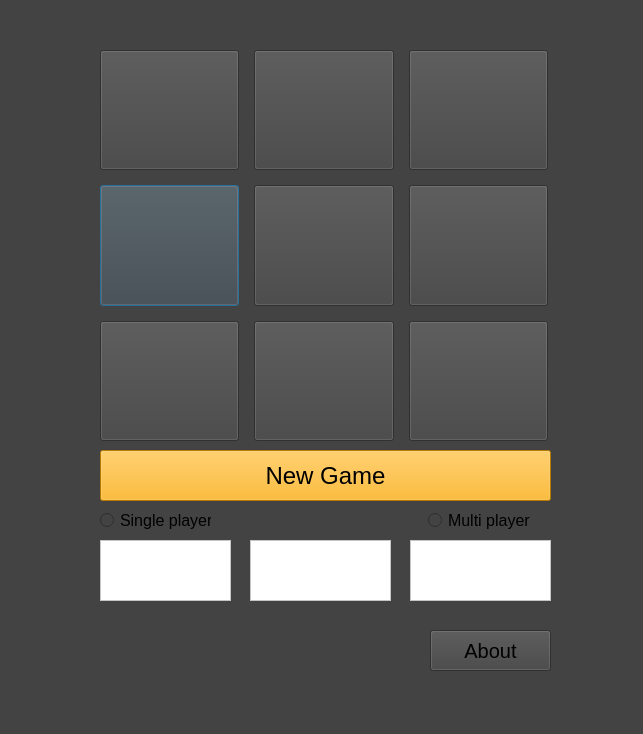
<?xml version="1.0" encoding="UTF-8"?>
<ui version="4.0">
 <class>Dialog</class>
 <widget class="QDialog" name="Dialog">
  <property name="geometry">
   <rect>
    <x>0</x>
    <y>0</y>
    <width>643</width>
    <height>734</height>
   </rect>
  </property>
  <property name="sizePolicy">
   <sizepolicy hsizetype="MinimumExpanding" vsizetype="MinimumExpanding">
    <horstretch>0</horstretch>
    <verstretch>0</verstretch>
   </sizepolicy>
  </property>
  <property name="windowTitle">
   <string>Dialog</string>
  </property>
  <property name="styleSheet">
   <string notr="true">background-color: rgb(67, 67, 67);</string>
  </property>
  <widget class="QWidget" name="layoutWidget">
   <property name="geometry">
    <rect>
     <x>100</x>
     <y>50</y>
     <width>448</width>
     <height>391</height>
    </rect>
   </property>
   <property name="sizePolicy">
    <sizepolicy hsizetype="MinimumExpanding" vsizetype="MinimumExpanding">
     <horstretch>0</horstretch>
     <verstretch>0</verstretch>
    </sizepolicy>
   </property>
   <property name="font">
    <font>
     <pointsize>32</pointsize>
    </font>
   </property>
   <layout class="QGridLayout" name="gridLayout">
    <property name="spacing">
     <number>15</number>
    </property>
    <item row="1" column="0">
     <widget class="QPushButton" name="btn_4">
      <property name="sizePolicy">
       <sizepolicy hsizetype="MinimumExpanding" vsizetype="MinimumExpanding">
        <horstretch>0</horstretch>
        <verstretch>0</verstretch>
       </sizepolicy>
      </property>
      <property name="font">
       <font>
        <pointsize>32</pointsize>
       </font>
      </property>
      <property name="text">
       <string/>
      </property>
     </widget>
    </item>
    <item row="1" column="1">
     <widget class="QPushButton" name="btn_5">
      <property name="sizePolicy">
       <sizepolicy hsizetype="MinimumExpanding" vsizetype="MinimumExpanding">
        <horstretch>0</horstretch>
        <verstretch>0</verstretch>
       </sizepolicy>
      </property>
      <property name="font">
       <font>
        <pointsize>32</pointsize>
       </font>
      </property>
      <property name="text">
       <string/>
      </property>
     </widget>
    </item>
    <item row="0" column="0">
     <widget class="QPushButton" name="btn_1">
      <property name="sizePolicy">
       <sizepolicy hsizetype="MinimumExpanding" vsizetype="MinimumExpanding">
        <horstretch>0</horstretch>
        <verstretch>0</verstretch>
       </sizepolicy>
      </property>
      <property name="font">
       <font>
        <pointsize>32</pointsize>
       </font>
      </property>
      <property name="text">
       <string/>
      </property>
     </widget>
    </item>
    <item row="2" column="1">
     <widget class="QPushButton" name="btn_8">
      <property name="sizePolicy">
       <sizepolicy hsizetype="MinimumExpanding" vsizetype="MinimumExpanding">
        <horstretch>0</horstretch>
        <verstretch>0</verstretch>
       </sizepolicy>
      </property>
      <property name="font">
       <font>
        <pointsize>32</pointsize>
       </font>
      </property>
      <property name="text">
       <string/>
      </property>
     </widget>
    </item>
    <item row="2" column="0">
     <widget class="QPushButton" name="btn_7">
      <property name="sizePolicy">
       <sizepolicy hsizetype="MinimumExpanding" vsizetype="MinimumExpanding">
        <horstretch>0</horstretch>
        <verstretch>0</verstretch>
       </sizepolicy>
      </property>
      <property name="font">
       <font>
        <pointsize>32</pointsize>
       </font>
      </property>
      <property name="text">
       <string/>
      </property>
     </widget>
    </item>
    <item row="1" column="2">
     <widget class="QPushButton" name="btn_6">
      <property name="sizePolicy">
       <sizepolicy hsizetype="MinimumExpanding" vsizetype="MinimumExpanding">
        <horstretch>0</horstretch>
        <verstretch>0</verstretch>
       </sizepolicy>
      </property>
      <property name="font">
       <font>
        <pointsize>32</pointsize>
       </font>
      </property>
      <property name="text">
       <string/>
      </property>
     </widget>
    </item>
    <item row="0" column="2">
     <widget class="QPushButton" name="btn_3">
      <property name="sizePolicy">
       <sizepolicy hsizetype="MinimumExpanding" vsizetype="MinimumExpanding">
        <horstretch>0</horstretch>
        <verstretch>0</verstretch>
       </sizepolicy>
      </property>
      <property name="font">
       <font>
        <pointsize>32</pointsize>
       </font>
      </property>
      <property name="text">
       <string/>
      </property>
     </widget>
    </item>
    <item row="0" column="1">
     <widget class="QPushButton" name="btn_2">
      <property name="sizePolicy">
       <sizepolicy hsizetype="MinimumExpanding" vsizetype="MinimumExpanding">
        <horstretch>0</horstretch>
        <verstretch>0</verstretch>
       </sizepolicy>
      </property>
      <property name="font">
       <font>
        <pointsize>32</pointsize>
       </font>
      </property>
      <property name="text">
       <string/>
      </property>
     </widget>
    </item>
    <item row="2" column="2">
     <widget class="QPushButton" name="btn_9">
      <property name="sizePolicy">
       <sizepolicy hsizetype="MinimumExpanding" vsizetype="MinimumExpanding">
        <horstretch>0</horstretch>
        <verstretch>0</verstretch>
       </sizepolicy>
      </property>
      <property name="font">
       <font>
        <pointsize>32</pointsize>
       </font>
      </property>
      <property name="text">
       <string/>
      </property>
     </widget>
    </item>
   </layout>
  </widget>
  <widget class="QPushButton" name="ngame">
   <property name="geometry">
    <rect>
     <x>100</x>
     <y>450</y>
     <width>451</width>
     <height>51</height>
    </rect>
   </property>
   <property name="sizePolicy">
    <sizepolicy hsizetype="Expanding" vsizetype="Expanding">
     <horstretch>0</horstretch>
     <verstretch>0</verstretch>
    </sizepolicy>
   </property>
   <property name="font">
    <font>
     <pointsize>18</pointsize>
    </font>
   </property>
   <property name="styleSheet">
    <string notr="true">background-color: rgb(255, 170, 0);
color: rgb(0, 0, 0);</string>
   </property>
   <property name="text">
    <string>New Game</string>
   </property>
  </widget>
  <widget class="QRadioButton" name="solo">
   <property name="geometry">
    <rect>
     <x>100</x>
     <y>510</y>
     <width>111</width>
     <height>20</height>
    </rect>
   </property>
   <property name="font">
    <font>
     <pointsize>12</pointsize>
    </font>
   </property>
   <property name="text">
    <string>Single player</string>
   </property>
  </widget>
  <widget class="QRadioButton" name="multi">
   <property name="geometry">
    <rect>
     <x>428</x>
     <y>510</y>
     <width>121</width>
     <height>20</height>
    </rect>
   </property>
   <property name="font">
    <font>
     <pointsize>12</pointsize>
    </font>
   </property>
   <property name="text">
    <string>Multi player</string>
   </property>
  </widget>
  <widget class="QTextBrowser" name="ply2">
   <property name="geometry">
    <rect>
     <x>410</x>
     <y>540</y>
     <width>141</width>
     <height>61</height>
    </rect>
   </property>
   <property name="sizePolicy">
    <sizepolicy hsizetype="MinimumExpanding" vsizetype="MinimumExpanding">
     <horstretch>0</horstretch>
     <verstretch>0</verstretch>
    </sizepolicy>
   </property>
   <property name="font">
    <font>
     <pointsize>14</pointsize>
    </font>
   </property>
   <property name="styleSheet">
    <string notr="true">background-color: rgb(255, 255, 255);</string>
   </property>
  </widget>
  <widget class="QTextBrowser" name="ply1">
   <property name="geometry">
    <rect>
     <x>100</x>
     <y>540</y>
     <width>131</width>
     <height>61</height>
    </rect>
   </property>
   <property name="font">
    <font>
     <pointsize>14</pointsize>
    </font>
   </property>
   <property name="styleSheet">
    <string notr="true">background-color: rgb(255, 255, 255);
color: rgb(0, 0, 0);</string>
   </property>
  </widget>
  <widget class="QTextBrowser" name="draws">
   <property name="geometry">
    <rect>
     <x>250</x>
     <y>540</y>
     <width>141</width>
     <height>61</height>
    </rect>
   </property>
   <property name="font">
    <font>
     <pointsize>14</pointsize>
    </font>
   </property>
   <property name="styleSheet">
    <string notr="true">background-color: rgb(255, 255, 255);</string>
   </property>
  </widget>
  <widget class="QPushButton" name="about">
   <property name="geometry">
    <rect>
     <x>430</x>
     <y>630</y>
     <width>121</width>
     <height>41</height>
    </rect>
   </property>
   <property name="font">
    <font>
     <pointsize>15</pointsize>
    </font>
   </property>
   <property name="text">
    <string>About</string>
   </property>
  </widget>
 </widget>
 <resources/>
 <connections/>
</ui>
